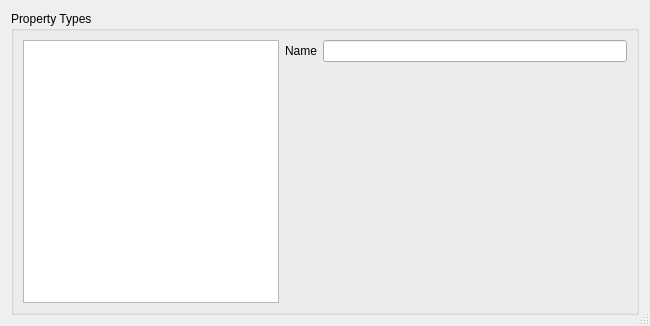
<?xml version="1.0" encoding="UTF-8"?>
<ui version="4.0">
 <class>PropertyTypesEditor</class>
 <widget class="QDialog" name="PropertyTypesEditor">
  <property name="geometry">
   <rect>
    <x>0</x>
    <y>0</y>
    <width>650</width>
    <height>326</height>
   </rect>
  </property>
  <property name="windowTitle">
   <string>Property Types Editor</string>
  </property>
  <property name="sizeGripEnabled">
   <bool>true</bool>
  </property>
  <layout class="QVBoxLayout" name="verticalLayout_2">
   <item>
    <widget class="QGroupBox" name="groupBox">
     <property name="title">
      <string>Property Types</string>
     </property>
     <layout class="QHBoxLayout" name="horizontalLayout">
      <item>
       <layout class="QVBoxLayout" name="propertyTypesLayout">
        <property name="spacing">
         <number>0</number>
        </property>
        <item>
         <widget class="QTreeView" name="propertyTypesView">
          <property name="sizePolicy">
           <sizepolicy hsizetype="Preferred" vsizetype="Expanding">
            <horstretch>0</horstretch>
            <verstretch>0</verstretch>
           </sizepolicy>
          </property>
          <property name="selectionBehavior">
           <enum>QAbstractItemView::SelectRows</enum>
          </property>
          <property name="rootIsDecorated">
           <bool>false</bool>
          </property>
          <property name="uniformRowHeights">
           <bool>true</bool>
          </property>
          <property name="headerHidden">
           <bool>true</bool>
          </property>
         </widget>
        </item>
       </layout>
      </item>
      <item>
       <layout class="QFormLayout" name="formLayout">
        <item row="0" column="0">
         <widget class="QLabel" name="nameLabel">
          <property name="text">
           <string>Name</string>
          </property>
          <property name="buddy">
           <cstring>nameEdit</cstring>
          </property>
         </widget>
        </item>
        <item row="0" column="1">
         <widget class="QLineEdit" name="nameEdit"/>
        </item>
       </layout>
      </item>
     </layout>
    </widget>
   </item>
  </layout>
 </widget>
 <resources/>
 <connections/>
</ui>
